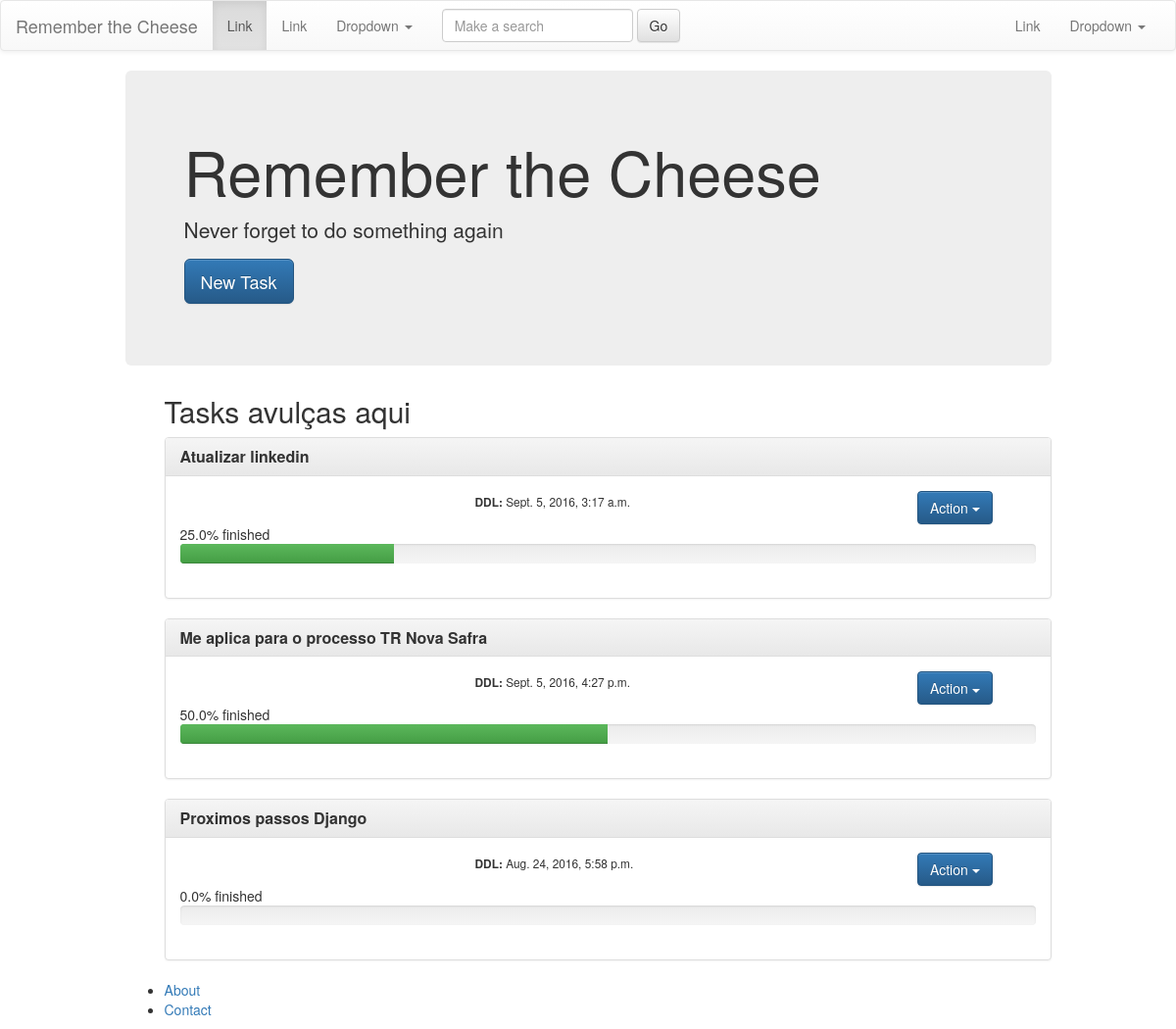
The app's page /rememberTheCheese/, older data.
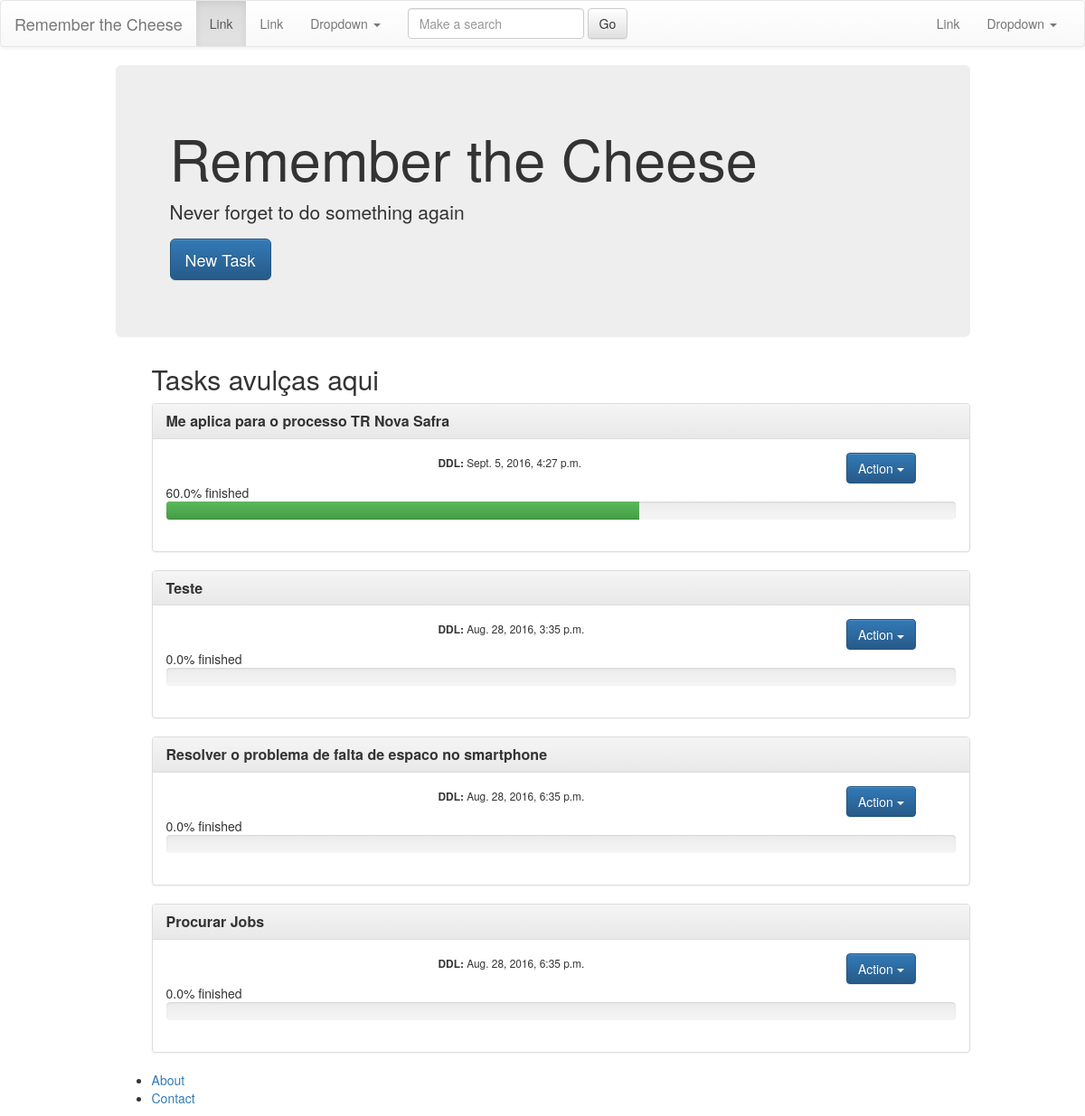
The same page, newer data.
### rememberTheCheese/models.py (models this page shows, shortened)
class Task(models.Model):
	description = models.CharField(max_length=500)
	deadline = models.DateTimeField('deadline', default=timezone.now()+ datetime.timedelta(days=3))
	finished = models.IntegerField(default=0)
	created_at = models.DateTimeField(auto_now_add=True, editable=False)
	modified_at = models.DateTimeField(auto_now=True, editable=False)
	def get_deadline(self):
		return label_date(self.deadline)
	def get_pct_finished(self):
		all_tasks = Task.objects.all().count()
		finished_tasks = self.subtask_set.filter(finished=1).count()
		return 100.0*finished_tasks/all_tasks;

### rememberTheCheese/views.py (the view)
def index(request):
	taskModel = Task()
	if 'search' in request.POST.keys() and request.POST['search'] != '':
		tasks = taskModel.search(request.POST['search'])
	else:
		tasks = Task.objects.all()[:10]
	context = {
		'tasks' : tasks,
		'form' :  CreateTask(request.POST or None)
	}
	return render(request, 'rememberTheCheese/index.html', context)

### rememberTheCheese/forms.py
class CreateTask(forms.ModelForm):
	class Meta:
		model = Task
		fields = [
			"description",
		]

### rememberTheCheese/models.py (called while the page is built)
def label_date(date):
	if date == timezone.now():
		return 'Today'
	if date == timezone.now() + datetime.timedelta(days=1):
		return 'Tomorrow'
	if date == timezone.now() - datetime.timedelta(days=1):
		return 'Yesterday'
	return date

### rememberTheCheese/templates/rememberTheCheese/index.html (shortened to what this page needs)
{% extends "rememberTheCheese/base.html" %}
{% block content %}
    <div class="jumbotron">
        <h1>Remember the Cheese</h1>
        <p>Never forget to do something again</p>
        <p><a class="btn btn-primary btn-lg" href="{% url 'create_task' %}" role="button">New Task</a></p>
    </div>
    {% if tasks %}
        <ul>
        {% for task in tasks %}
            {% if not task.description == 'Inbox' %}
            <div class="panel panel-default">
                <div class="panel-heading">
                    <h3 class="panel-title"><strong>{{ task.description }}</strong></h3>
                </div>
                <div class="panel-body">
                    <div class="row">
                    <div class="col-xs-6 col-md-4"></div>
                    <div class="col-xs-6 col-md-6"><small><strong>DDL: </strong>{{task.get_deadline}}</small></div>
                    <div class="col-xs-6 col-md-2">
                        <div class="btn-group">
                          <button type="button" class="btn btn-primary dropdown-toggle" data-toggle="dropdown" aria-haspopup="true" aria-expanded="false">
                            Action <span class="caret"></span>
                          </button>
                        </div>
                    </div>
                </div>
                    {{task.get_pct_finished}}% finished
                    <div class="progress">
                      <div class="progress-bar progress-bar-success" role="progressbar" aria-valuenow="10" aria-valuemin="0" aria-valuemax="100" style="width: {{task.get_pct_finished}}%">
                      </div>
                    </div>
                </div>
            </div>
            {% else %}
                <h2> Tasks avulças aqui </h2>
            {% endif%}
        {% endfor %}
        </ul>
    {% else %}
        <p>No tasks are available.</p>
    {% endif %}
{% endblock content %}

### rememberTheCheese/templates/rememberTheCheese/base.html (shortened to what this page needs)
{% load staticfiles %}
<!DOCTYPE html>
<html>
  <head>
        <link rel="stylesheet" href="https://maxcdn.bootstrapcdn.com/bootstrap/3.3.7/css/bootstrap.min.css">
        <link rel="stylesheet" href="https://maxcdn.bootstrapcdn.com/bootstrap/3.3.7/css/bootstrap-theme.min.css">
        <link rel="stylesheet" href="//maxcdn.bootstrapcdn.com/bootstrap/3.2.0/css/bootstrap.min.css">
        <link rel="stylesheet" href="//maxcdn.bootstrapcdn.com/bootstrap/3.2.0/css/bootstrap-theme.min.css">
  </head>
  <body>
    {% include "rememberTheCheese/_header.html" %}
    <div class="container">
      <div class="row">
        <div class="col-md-10 col-md-offset-1">
          {% block content %}{% endblock content %}
          {% include "rememberTheCheese/_footer.html" %}
        </div>
      </div>
    </div>
  </body>
</html>

### rememberTheCheese/templates/rememberTheCheese/_header.html (shortened to what this page needs)
<nav class="navbar navbar-default">
  <div class="container-fluid">
    <div class="navbar-header">
      <a class="navbar-brand" href="{% url 'index' %}">Remember the Cheese</a>
    </div>
    <div class="collapse navbar-collapse" id="bs-example-navbar-collapse-1">
      <ul class="nav navbar-nav">
        <li class="active"><a href="#">Link <span class="sr-only">(current)</span></a></li>
        <li><a href="#">Link</a></li>
        <li class="dropdown">
          <a href="#" class="dropdown-toggle" data-toggle="dropdown" role="button" aria-haspopup="true" aria-expanded="false">Dropdown <span class="caret"></span></a>
        </li>
      </ul>
      <form action="{% url 'index' %}" method="post" class="navbar-form navbar-left" role="search">
          <input type="text"  name="search" placeholder="Make a search" class="form-control">
          <input type="submit" value="Go" class="btn btn-default">
      </form>
      <ul class="nav navbar-nav navbar-right">
        <li><a href="#">Link</a></li>
        <li class="dropdown">
          <a href="#" class="dropdown-toggle" data-toggle="dropdown" role="button" aria-haspopup="true" aria-expanded="false">Dropdown <span class="caret"></span></a>
        </li>
      </ul>
    </div>
  </div>
</nav>

### rememberTheCheese/templates/rememberTheCheese/_footer.html
<footer class="footer">
  <nav>
    <ul>
      <li><a href="#"> About</a></li>
      <li><a href="#"> Contact</a></li></li>
    </ul>
  </nav>
</footer>

Row changes from the older to the newer data that the page shows:
removed Task: description "Atualizar linkedin", get_deadline "Sept. 5, 2016, 3:17 a.m.", get_pct_finished "25.0"
removed Task: description "Proximos passos Django", get_deadline "Aug. 24, 2016, 5:58 p.m.", get_pct_finished "0.0"
changed Task "Me aplica para o processo TR Nova Safra": get_pct_finished "50.0" → "60.0"; {{ task.get_pct_finished }} 50.0 → 60.0 (drawn)
added Task: description "Teste", get_deadline "Aug. 28, 2016, 3:35 p.m.", get_pct_finished "0.0"
added Task: description "Resolver o problema de falta de espaco no smartphone", get_deadline "Aug. 28, 2016, 6:35 p.m.", get_pct_finished "0.0"
added Task: description "Procurar Jobs", get_deadline "Aug. 28, 2016, 6:35 p.m.", get_pct_finished "0.0"
